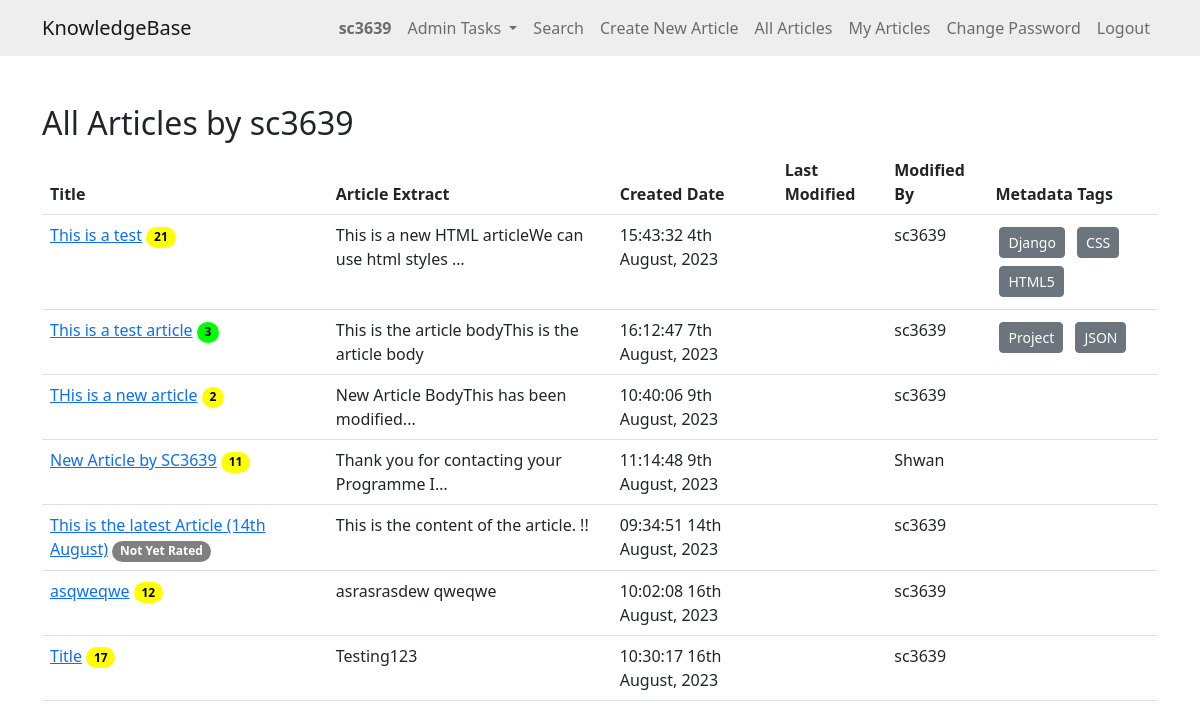
/user_articles/4/ (signed in), run on an earlier commit of the app's database.
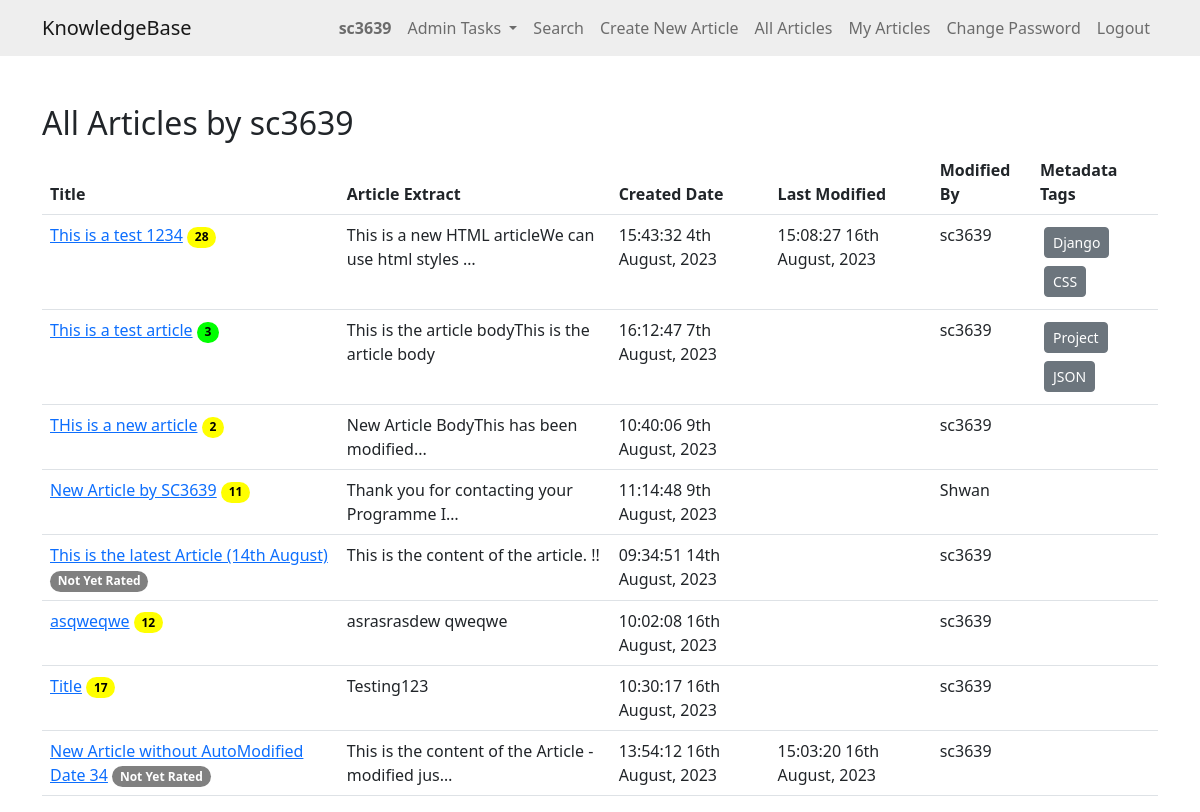
And on a later commit of the database.
### knowledge/models.py (models this page shows, shortened)
class KBEntry(models.Model):
    title = models.CharField(max_length=255)
    article = models.TextField()
    created_by = models.ForeignKey(User, related_name="created_kb_entries", on_delete=models.SET_NULL, null=True)
    created_datetime = models.DateTimeField(auto_now_add=True)
    modified_datetime = models.DateTimeField(null=True, blank=True)
    last_modified_by = models.ForeignKey(User, related_name="modified_kb_entries", on_delete=models.SET_NULL, null=True)
    deleted_datetime = models.DateTimeField(null=True, blank=True)
    deleted_by = models.ForeignKey(User, related_name="deleted_kb_entries", on_delete=models.SET_NULL, null=True, blank=True)
    upvotes = models.ManyToManyField(User, related_name="upvoted_kb_entries", blank=True)
    downvotes = models.ManyToManyField(User, related_name="downvoted_kb_entries", blank=True)
    rating = models.FloatField(default=0.0)
    views = models.PositiveIntegerField(default=0)
    meta_data = models.ManyToManyField('Tag', blank=True)

class Tag(models.Model):
    name = models.CharField(max_length=100)

### knowledge/views.py (the view)
# urls.py: path('user_articles/<int:user_id>/', views.user_articles, name='user_articles'),
@login_required
def user_articles(request, user_id):
    try:
        user_obj = User.objects.get(pk=user_id)
        user_entries = KBEntry.objects.filter(created_by=user_obj, deleted_datetime__isnull=True)
        return render(request, 'knowledge/user_articles.html', {'entries': user_entries, 'author': user_obj})
    except User.DoesNotExist:
        messages.error(request, 'User not found.')
        return redirect('home')

### knowledge/templates/knowledge/user_articles.html
{% extends 'knowledge/base.html' %}
{% block content %}
<br>
<h2>All Articles by {{ author.username }}</h2>
{% if entries %}
    <table class="table">
        <thead>
            <tr>
                <th>Title</th>
                <th>Article Extract</th>
                <th>Created Date</th>
                <th>Last Modified</th>
                <th>Modified By</th>
                <th>Metadata Tags</th>
            </tr>
        </thead>
        <tbody>
        {% for entry in entries %}
            <tr>
                <td><a href="{% url 'article_detail' entry.id %}">{{ entry.title }}</a>
                    {% if entry.rating == 0.0 and entry.downvotes.count == 0 %}
                    <span class="badge rounded-pill badge-norating">Not Yet Rated</span>
                {% else %}
                    {% if entry.rating >= 75 %}
                        <span class="badge rounded-pill badge-green">{{ entry.views }}</span>
                    {% elif entry.rating >= 50 %}
                        <span class="badge rounded-pill badge-yellow">{{ entry.views }}</span>
                    {% elif entry.rating >= 25 %}
                        <span class="badge rounded-pill badge-orange">{{ entry.views }}</span>
                    {% else %}
                        <span class="badge rounded-pill badge-red">{{ entry.views }}</span>
                    {% endif %}
                {% endif %}
                </td>
                <td>{{ entry.article|striptags|truncatechars:50 }}</td>
                <td>{{ entry.created_datetime|date:"H:i:s jS F, Y" }}</td>
                <td>{{ entry.modified_datetime|date:"H:i:s jS F, Y" }}</td>
                <td>{{ entry.last_modified_by.username }}</td>
                <td>
                    {% for tag in entry.meta_data.all %}
                        <a href="/?search={{ tag.name }}" class="btn btn-secondary btn-sm m-1">{{ tag.name }}</a>
                    {% endfor %}
                </td>
            </tr>
        {% endfor %}
        </tbody>
    </table>
{% else %}
    <p>{{ author.username }} has not written any articles yet.</p>
{% endif %}
{% endblock %}

What changed in the data, as far as the page shows it:
changed KBEntry "This is a new HTML articleWe can use html styles …": loses Tag (name "HTML5"); title "This is a test" → "This is a test 1234"; views "21" → "28"; modified_datetime (not shown) → "15:08:27 16th August, 2023"
added KBEntry: title "New Article without AutoModified Date 34", rating "Not Yet Rated", article "This is the content of the Article - modified jus…", created_datetime "13:54:12 16th August, 2023", modified_datetime "15:03:20 16th August, 2023", last_modified_by.username "sc3639"
